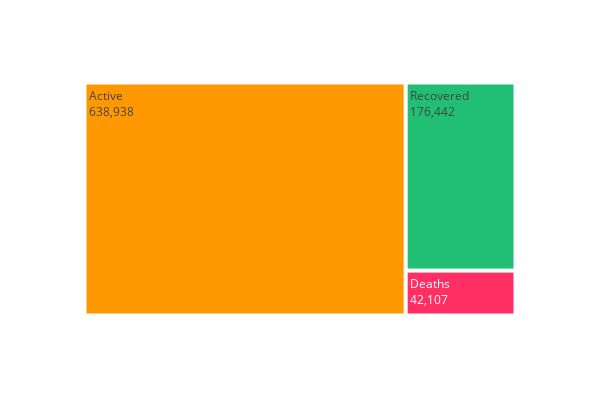

The notebook cell saved with this chart:
### Code cell
tm = temp.melt(id_vars="Date", value_vars=['Active', 'Deaths', 'Recovered'])
fig = px.treemap(tm, path=["variable"], values="value", height=400, width=600,
                 color_discrete_sequence=[act, rec, dth])
fig.data[0].textinfo = 'label+text+value'
fig.show()

### Figure 1 — Plotly figure (JSON) as saved in the notebook; plotly's stock layout.template omitted (floating-point values rounded to 4 significant figures)
{"data": [{"branchvalues": "total", "domain": {"x": [0, 1], "y": [0, 1]}, "hoverlabel": {"namelength": 0}, "hovertemplate": "labels=%{label}<br>value=%{value}<br>parent=%{parent}<br>id=%{id}", "ids": ["Active", "Deaths", "Recovered"], "labels": ["Active", "Deaths", "Recovered"], "name": "", "parents": ["", "", ""], "textinfo": "label+text+value", "type": "treemap", "values": [638938, 42107, 176442]}], "layout": {"height": 400, "legend": {"tracegroupgap": 0}, "margin": {"t": 60}, "treemapcolorway": ["#fe9801", "#21bf73", "#ff2e63"], "width": 600}}
